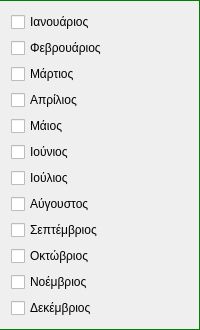
               <widget class="QFrame" name="frame_14">
                <property name="sizePolicy">
                 <sizepolicy hsizetype="Preferred" vsizetype="Maximum">
                  <horstretch>0</horstretch>
                  <verstretch>0</verstretch>
                 </sizepolicy>
                </property>
                <property name="styleSheet">
                 <string notr="true">QFrame{
    border:1px solid green;
    border-left:0px;
}</string>
                </property>
                <property name="frameShape">
                 <enum>QFrame::StyledPanel</enum>
                </property>
                <property name="frameShadow">
                 <enum>QFrame::Raised</enum>
                </property>
                <layout class="QGridLayout" name="gridLayout_18">
                 <property name="leftMargin">
                  <number>11</number>
                 </property>
                 <property name="topMargin">
                  <number>11</number>
                 </property>
                 <property name="rightMargin">
                  <number>11</number>
                 </property>
                 <property name="bottomMargin">
                  <number>11</number>
                 </property>
                 <item row="7" column="0">
                  <widget class="QCheckBox" name="year_month_august_checkbox">
                   <property name="sizePolicy">
                    <sizepolicy hsizetype="Minimum" vsizetype="Maximum">
                     <horstretch>0</horstretch>
                     <verstretch>0</verstretch>
                    </sizepolicy>
                   </property>
                   <property name="text">
                    <string>Αύγουστος</string>
                   </property>
                  </widget>
                 </item>
                 <item row="8" column="0">
                  <widget class="QCheckBox" name="year_month_september_checkbox">
                   <property name="sizePolicy">
                    <sizepolicy hsizetype="Minimum" vsizetype="Maximum">
                     <horstretch>0</horstretch>
                     <verstretch>0</verstretch>
                    </sizepolicy>
                   </property>
                   <property name="text">
                    <string>Σεπτέμβριος</string>
                   </property>
                  </widget>
                 </item>
                 <item row="10" column="0">
                  <widget class="QCheckBox" name="year_month_november_checkbox">
                   <property name="sizePolicy">
                    <sizepolicy hsizetype="Minimum" vsizetype="Maximum">
                     <horstretch>0</horstretch>
                     <verstretch>0</verstretch>
                    </sizepolicy>
                   </property>
                   <property name="text">
                    <string>Νοέμβριος</string>
                   </property>
                  </widget>
                 </item>
                 <item row="9" column="0">
                  <widget class="QCheckBox" name="year_month_octomber_checkbox">
                   <property name="sizePolicy">
                    <sizepolicy hsizetype="Minimum" vsizetype="Maximum">
                     <horstretch>0</horstretch>
                     <verstretch>0</verstretch>
                    </sizepolicy>
                   </property>
                   <property name="text">
                    <string>Οκτώβριος</string>
                   </property>
                  </widget>
                 </item>
                 <item row="1" column="0">
                  <widget class="QCheckBox" name="year_month_february_checkbox">
                   <property name="sizePolicy">
                    <sizepolicy hsizetype="Minimum" vsizetype="Maximum">
                     <horstretch>0</horstretch>
                     <verstretch>0</verstretch>
                    </sizepolicy>
                   </property>
                   <property name="text">
                    <string>Φεβρουάριος</string>
                   </property>
                  </widget>
                 </item>
                 <item row="2" column="0">
                  <widget class="QCheckBox" name="year_month_march_checkbox">
                   <property name="sizePolicy">
                    <sizepolicy hsizetype="Minimum" vsizetype="Maximum">
                     <horstretch>0</horstretch>
                     <verstretch>0</verstretch>
                    </sizepolicy>
                   </property>
                   <property name="text">
                    <string>Μάρτιος</string>
                   </property>
                  </widget>
                 </item>
                 <item row="6" column="0">
                  <widget class="QCheckBox" name="year_month_july_checkbox">
                   <property name="sizePolicy">
                    <sizepolicy hsizetype="Minimum" vsizetype="Maximum">
                     <horstretch>0</horstretch>
                     <verstretch>0</verstretch>
                    </sizepolicy>
                   </property>
                   <property name="text">
                    <string>Ιούλιος</string>
                   </property>
                  </widget>
                 </item>
                 <item row="0" column="0">
                  <widget class="QCheckBox" name="year_month_january_checkbox">
                   <property name="sizePolicy">
                    <sizepolicy hsizetype="Minimum" vsizetype="Maximum">
                     <horstretch>0</horstretch>
                     <verstretch>0</verstretch>
                    </sizepolicy>
                   </property>
                   <property name="text">
                    <string>Ιανουάριος</string>
                   </property>
                  </widget>
                 </item>
                 <item row="5" column="0">
                  <widget class="QCheckBox" name="year_month_june_checkbox">
                   <property name="sizePolicy">
                    <sizepolicy hsizetype="Minimum" vsizetype="Maximum">
                     <horstretch>0</horstretch>
                     <verstretch>0</verstretch>
                    </sizepolicy>
                   </property>
                   <property name="text">
                    <string>Ιούνιος</string>
                   </property>
                  </widget>
                 </item>
                 <item row="11" column="0">
                  <widget class="QCheckBox" name="year_month_december_checkbox">
                   <property name="sizePolicy">
                    <sizepolicy hsizetype="Minimum" vsizetype="Maximum">
                     <horstretch>0</horstretch>
                     <verstretch>0</verstretch>
                    </sizepolicy>
                   </property>
                   <property name="text">
                    <string>Δεκέμβριος</string>
                   </property>
                  </widget>
                 </item>
                 <item row="3" column="0">
                  <widget class="QCheckBox" name="year_month_april_checkbox">
                   <property name="sizePolicy">
                    <sizepolicy hsizetype="Minimum" vsizetype="Maximum">
                     <horstretch>0</horstretch>
                     <verstretch>0</verstretch>
                    </sizepolicy>
                   </property>
                   <property name="text">
                    <string>Απρίλιος</string>
                   </property>
                  </widget>
                 </item>
                 <item row="4" column="0">
                  <widget class="QCheckBox" name="year_month_may_checkbox">
                   <property name="sizePolicy">
                    <sizepolicy hsizetype="Minimum" vsizetype="Maximum">
                     <horstretch>0</horstretch>
                     <verstretch>0</verstretch>
                    </sizepolicy>
                   </property>
                   <property name="text">
                    <string>Μάιος</string>
                   </property>
                  </widget>
                 </item>
                </layout>
               </widget>
